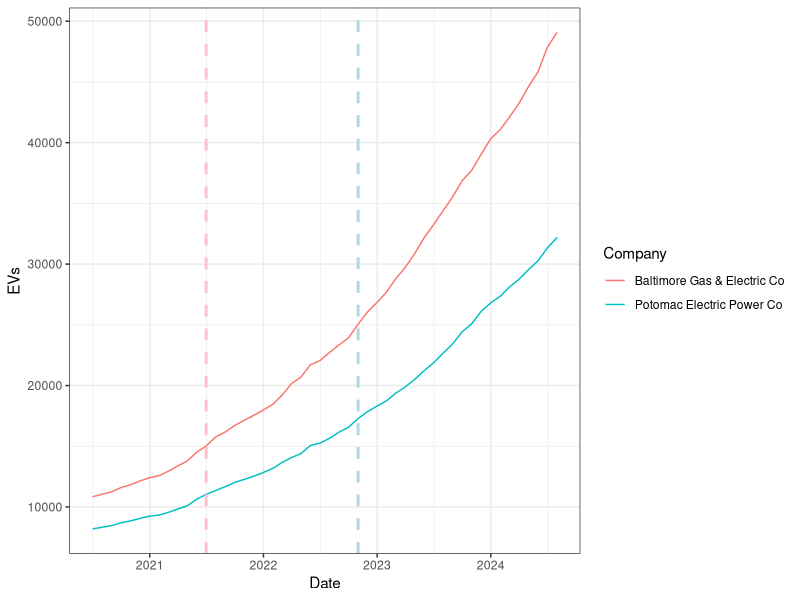

This figure's R source:
library(tidyverse)

Vehicles <- read.csv("Vehicles.csv")
ZipCodes <- read.csv("Zip_Codes.csv") #electric company-zip codes data

#only include zipcodes that fall under one company
unique_ZipCodes <- ZipCodes %>%
  filter(State == "MD") %>%
  group_by(Zip_Code, Company) %>%
  tally() %>%
  mutate(obs = 1) %>%
  group_by(Zip_Code) %>%
  summarize(obs = sum(obs)) %>%
  filter(obs == 1)

#find duplicate values
ZipCodes_df <- ZipCodes %>%
  filter(State == "MD") %>%
  group_by(Zip_Code, Company) %>%
  tally()

#final zipcode df only contains unique values, no duplicate rows
ZipCodes_df2 <- left_join(unique_ZipCodes, ZipCodes_df, by = "Zip_Code") %>%
  select(-c(obs, n))

unique_month <- unique(Vehicles$Year_Month)
unique_zip_car<-unique(Vehicles$Zip_Code)

#select only zip codes that apprea in car sales data
ZipCodes_df3<-ZipCodes_df2 %>% 
  filter(Zip_Code %in% unique_zip_car)

#create a row for each zipcode and year/month
df<- crossing(ZipCodes_df3, unique_month) %>% rename(Year_Month = unique_month)

#combine electric and plug in hybrid values
Vehicles_df <- Vehicles %>%
  group_by(Year_Month, Zip_Code) %>%
  summarize(Count = sum(Count))

merged_data <- merge(df, Vehicles_df, by = c("Zip_Code", "Year_Month"), all.x = TRUE) %>%
  mutate(Count = ifelse(is.na(Count), 0, Count))

merged_data2 <- merged_data %>%
  mutate(Date = paste0(Year_Month, "/01")) %>%
  mutate(Date = as.Date(Date, format = "%Y/%m/%d"))

#https://docs.google.com/spreadsheets/d/11opnOP1Ki-Ukla18Pxs5vhfwssd76AQveW-Uk1up5XE/edit?gid=514201937#gid=514201937
merged_data3 <- merged_data2 %>%
  group_by(Date, Company) %>%
  summarize(EVs=sum(Count)) %>%
  mutate(EVTOURebate = case_when(
    Company == "Southern Maryland Electric Cooperative Inc." ~ ifelse(Date >= as.Date("2022-02-01"), 1, 0),
    Company == "Potomac Electric Power Co" ~ ifelse(Date >= as.Date("2022-11-01"), 1, 0),
    Company == "Baltimore Gas & Electric Co" ~ ifelse(Date >= as.Date("2021-07-01"), 1, 0),
    Company == "The Potomac Edison Company" ~ ifelse(Date >= as.Date("2020-01-01"), 1, 0),
    Company == "Delmarva Power" ~ ifelse(Date >= as.Date("2019-07-01"), 1, 0)
  )) %>%
  arrange(Date, Company)

#remove Delmarva power and Potomac Edison because they implmented TOU rebate before the start of the data
#take out SMECO because their trends are different
data4<-merged_data3 %>%
  filter(Company == "Potomac Electric Power Co" |
           Company == "Baltimore Gas & Electric Co")

ggplot(data4, aes(x=Date, y=EVs, col=Company)) + geom_line() +
  geom_vline(xintercept=as.Date(as.Date("2021-07-01")), col="pink", linetype="dashed", lwd=1) +
  geom_vline(xintercept=as.Date(as.Date("2022-11-01")), col="lightblue", linetype="dashed", lwd=1) +
  theme_bw()
  
write.csv(data4, "panel.csv", row.names = F)


